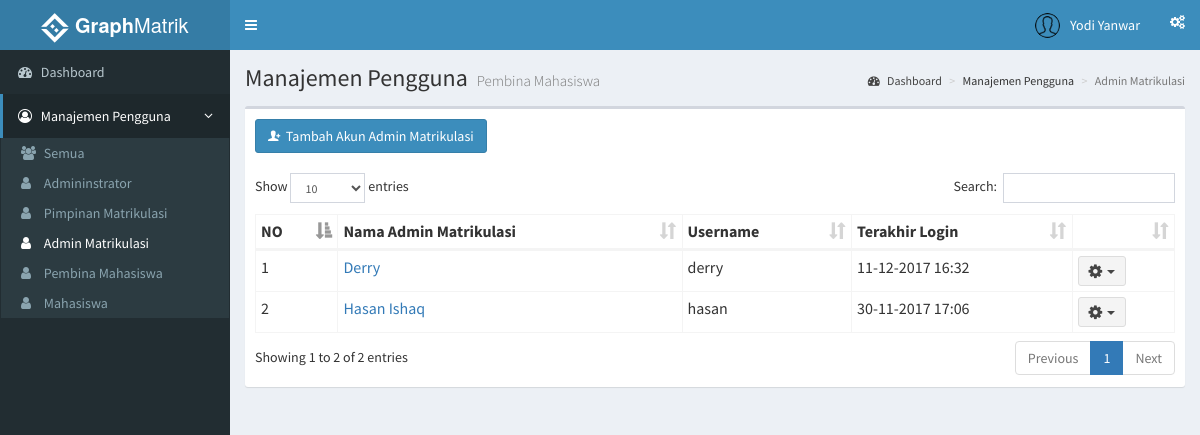
Before: /index.php?page=adminmatrik (signed in) with the older database file.
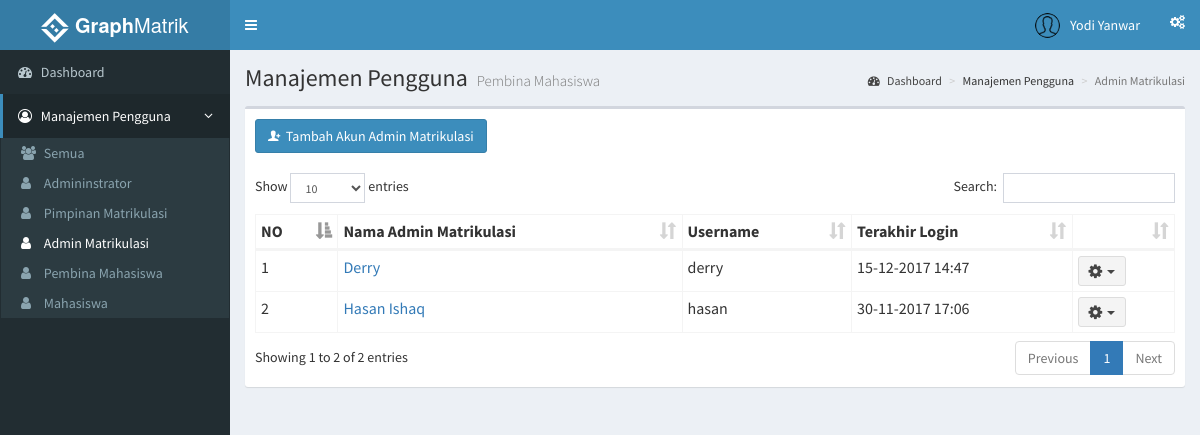
After: the same page with the newer database file.
### tables this page shows
CREATE TABLE `adminmatrik` (
  `id_adminmatrik` int(3) NOT NULL,
  `nama` varchar(35) NOT NULL,
  `telp` varchar(13) DEFAULT NULL,
  `email` varchar(35) DEFAULT NULL,
  `j_kelamin` varchar(15) NOT NULL,
  `tgl_lahir` date DEFAULT NULL,
  `id_user` int(11) DEFAULT NULL,
  `avatar` varchar(100) DEFAULT NULL
);

CREATE TABLE `users` (
  `id_user` int(11) NOT NULL,
  `username` varchar(30) NOT NULL,
  `password` varchar(50) NOT NULL,
  `level` int(11) NOT NULL,
  `last_login` datetime NOT NULL
);

### functions.php (called while the page is built, shortened)
<?php
	function tampilAdminmatrik(){
		$ambildata = mysql_query("SELECT adminmatrik.*, users.* FROM users INNER JOIN adminmatrik ON adminmatrik.id_user = users.id_user ORDER BY nama") or die(mysql_error());
		if (mysql_num_rows($ambildata) > 0) {
			while ($ad = mysql_fetch_assoc($ambildata))
				$data[] = $ad;
				return $data;
		} else{
			echo "Daftar pembina kosong";
		}
	}
 ?>

### role/admin/adminmatrik.php (the view, shortened to what this page needs)
<?php
  include 'functions.php';
 ?>
    <section class="content-header">
      <h1>
        Manajemen Pengguna
        <small>Pembina Mahasiswa</small>
      </h1>
      <ol class="breadcrumb">
        <li><a href="/simon"><i class="fa fa-dashboard"></i>&nbsp;Dashboard</a></li>
        <li>Manajemen Pengguna</li>
        <li class="active">Admin Matrikulasi</li>
      </ol>
    </section>
    <section class="content">
      <div class="row">
        <div class="col-xs-12">
          <div class="box">
            <div class="box-header">
             <button class="btn btn-primary" data-toggle="modal" data-target="#tambahPembina"><i class="ion ion-person-add"></i>&nbsp;&nbsp;Tambah Akun Admin Matrikulasi</button>
            </div>
            <div class="box-body">
              <table id="tablePembina" class="table table-bordered table-hover table-condensed">
                <thead>
                  <tr>
                    <th>NO</th>
                    <th>Nama Admin Matrikulasi</th>
                    <th>Username</th>
                    <th>Terakhir Login</th>
                    <th></th>
                  </tr>
                </thead>
                <tbody>
                  <?php
                    $dataAdminMatrik = tampilAdminmatrik();
                    $no = 1;
                    foreach($dataAdminMatrik as $row){
                   ?>
                <tr>
                  <td><?php echo $no ?></td>
                  <td><?php echo "<a href='index.php?page=adminmatrikdetails&id=".$row['id_user']."'>".$row['nama']."</a>" ?></td>
                  <td><?php echo $row['username'] ?></td>
                  <td><?php if ($row['last_login'] == '0000-00-00 00:00:00'){ echo 'Belum Pernah';}else{ echo date("d-m-Y H:i", strtotime($row['last_login'])) ;}
                  ?></td>
                  <td>
                    <div class="dropdown">
                      <button class="btn btn-default btn-sm dropdown-toggle " type="button" data-toggle="dropdown">
                        <i class="fa fa-cog fa-lg"></i>&nbsp;&nbsp;<span class="caret"></span>
                      </button>
                    </div>
                  </td>
                </tr>
                  <?php
                    $no++; }
                   ?>
                </tbody>
              </table>
            </div>
          </div>
        </div>
      </div>
    </section>

### index.php (shortened to what this page needs)
<html>
<head>
  <link rel="stylesheet" href="assets/css/bootstrap.min.css">
  <link rel="stylesheet" href="assets/css/font-awesome.min.css">
  <link rel="stylesheet" href="assets/css/ionicons.min.css">
  <link rel="stylesheet" href="assets/css/dataTables.bootstrap.min.css">
  <link rel="stylesheet" href="assets/css/AdminLTE.min.css">
  <link rel="stylesheet" href="assets/css/_all-skins.min.css">
  <link rel="stylesheet" href="assets/css/jquery-jvectormap.css">
  <link rel="stylesheet" href="assets/css/bootstrap-datepicker.min.css">
  <link rel="stylesheet" href="assets/css/daterangepicker.css">
  <link rel="stylesheet" href="assets/css/bootstrap3-wysihtml5.min.css">
  <link rel="stylesheet" href="assets/css/style.css">
</head>
<body class="hold-transition skin-blue sidebar-mini">
  <div class="wrapper">
    <header class="main-header">
      <a href="index2.html" class="logo">
        <span class="logo-lg"><img src="assets/img/icon30.png">&nbsp;<b>Graph</b>Matrik</span>
      </a>
      <nav class="navbar navbar-static-top">
        <a href="#" class="sidebar-toggle" data-toggle="push-menu" role="button">
        </a>
        <div class="navbar-custom-menu">
          <ul class="nav navbar-nav">
            <li class="dropdown user user-menu">
              <a href="#" class="dropdown-toggle" data-toggle="dropdown">
                <img src=<?php echo "assets/img/user/".$_SESSION['ava']; ?> class="user-image" alt="User Image">
                <span class="hidden-xs"><?php echo $_SESSION['nama']; ?></span>
              </a>
                </li>
              </ul>
            <li>
              <a href="#" data-toggle="control-sidebar"><i class="fa fa-gears"></i></a>
            </li>
        </div>
      </nav>
    </header>
    <?php
      if ($_SESSION['role'] =='administrator') {
        include 'role/admin/sidebar.php';
      }
    ?>
  </div>
</body>
</html>

### role/admin/sidebar.php
<aside class="main-sidebar">
  <section class="sidebar">
    <ul class="sidebar-menu" data-widget="tree">
      <li <?php
            if ($_SERVER['REQUEST_URI'] == '/simon/') {
               echo "class='active'";
            }
          ?>
      ><a href="/simon"><i class="fa fa-dashboard"></i> <span>Dashboard</span></a></li>
      <li class="treeview <?php
            if (isset($_GET['page'])) {
                  if ($_GET['page'] == 'users' || $_GET['page'] == 'administrator' || $_GET['page'] == 'pimpinan' || $_GET['page'] == 'adminmatrik' || $_GET['page'] == 'pembina' || $_GET['page'] == 'mahasiswa') {
                    echo ' active';
                  } else{
                    echo '';
                  }
                }
           ?>"
      >
        <a href="#">
          <i class="fa fa-user-circle-o"></i>
          <span>Manajemen Pengguna</span>
          <span class="pull-right-container">
            <i class="fa fa-angle-left pull-right"></i>
          </span>
        </a>
        <ul class="treeview-menu">
          <li <?php
                if (isset($_GET['page'])) {
                  if ($_GET['page'] == 'users') {
                    echo "class='active'";
                  }
                }
              ?>
          ><a href="?page=users"><i class="fa fa-users"></i> Semua</a></li>
          <li <?php
                if (isset($_GET['page'])) {
                  if ($_GET['page'] == 'administrator') {
                    echo "class='active'";
                  }
                }
              ?>
           ><a href="?page=administrator"><i class="fa fa-user"></i> Admininstrator</a></li>
          <li <?php
                if (isset($_GET['page'])) {
                  if ($_GET['page'] == 'pimpinan') {
                    echo "class='active'";
                  }
                }
              ?>
           ><a href="?page=pimpinan"><i class="fa fa-user"></i> Pimpinan Matrikulasi</a></li>
          <li <?php
                if (isset($_GET['page'])) {
                  if ($_GET['page'] == 'adminmatrik') {
                    echo "class='active'";
                  }
                }
              ?>
           ><a href="?page=adminmatrik"><i class="fa fa-user"></i> Admin Matrikulasi</a></li>
          <li <?php
                if (isset($_GET['page'])) {
                  if ($_GET['page'] == 'pembina'|| $_GET['page'] == 'pembinadetails' || $_GET['page'] == 'editpembina') {
                    echo "class='active'";
                  }
                }
              ?>
           ><a href="?page=pembina"><i class="fa fa-user"></i> Pembina Mahasiswa</a></li>
          <li <?php
                if (isset($_GET['page'])) {
                  if ($_GET['page'] == 'mahasiswa'|| $_GET['page'] == 'mahasiswadetails' || $_GET['page'] == 'mahasiswapembina') {
                    echo "class='active'";
                  }
                }
              ?>
           ><a href="?page=mahasiswa"><i class="fa fa-user"></i> Mahasiswa</a></li>
        </ul>
        </li>
    </ul>
  </section>
</aside>
<div class="content-wrapper">
  <?php
    if (isset($_GET['page'])) {
      if ($_GET['page'] == 'mahasiswa') {
        include 'mahasiswa.php';
      } else
      if ($_GET['page'] == 'users') {
        include 'users.php';
      } else
      if ($_GET['page'] == 'pembina') {
        include 'pembina.php';
      } else
      if ($_GET['page'] == 'adminmatrik') {
        include 'adminmatrik.php';
      } else
      if ($_GET['page'] == 'administrator') {
        include 'administrator.php';
      }
    } else{
      include 'dashboard.php';
    }
  ?>
</div>

Changed rows visible on the page:
changed through a linked row, adminmatrik "Derry": id_user.last_login "11-12-2017 16:32" → "15-12-2017 14:47"
